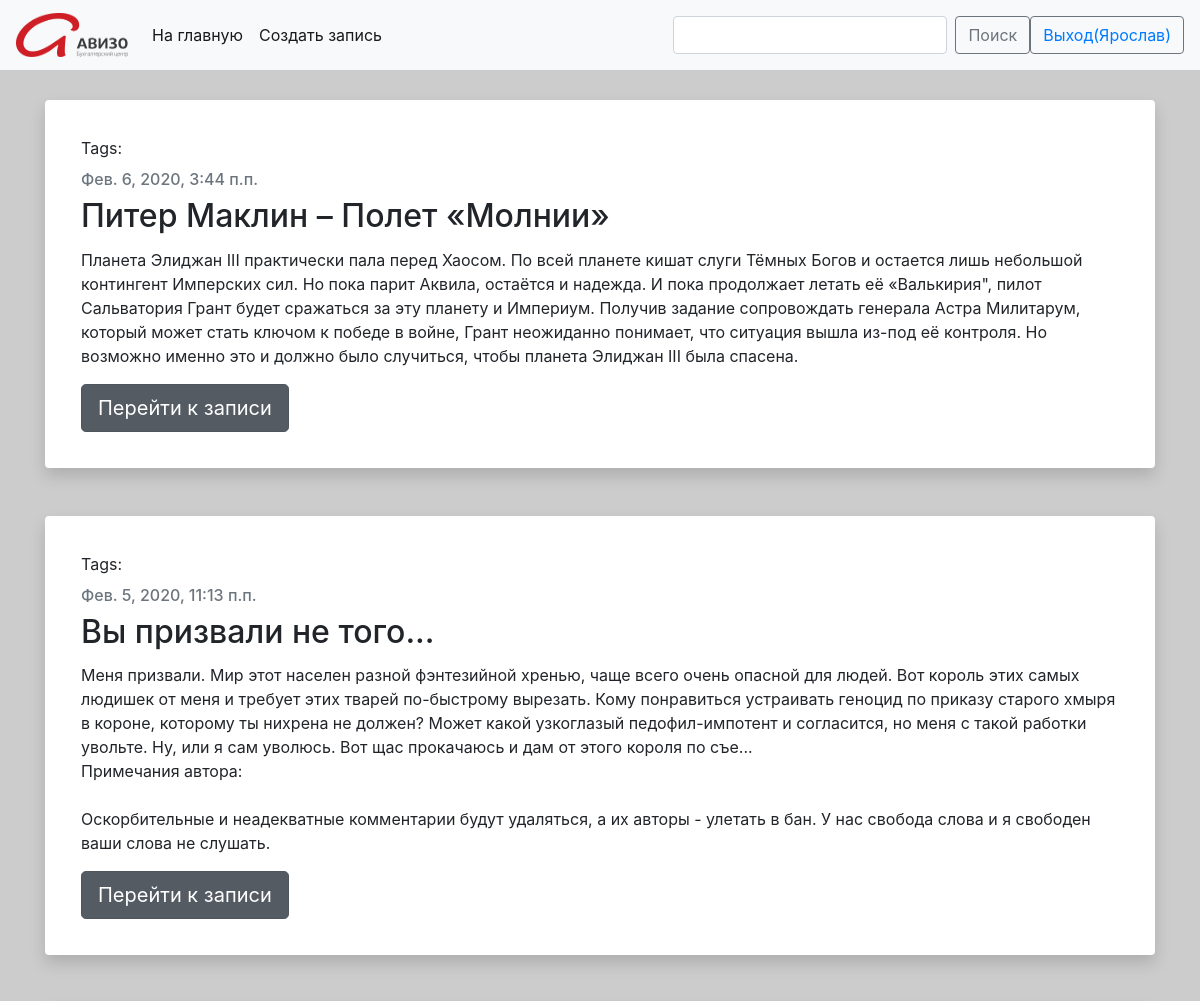
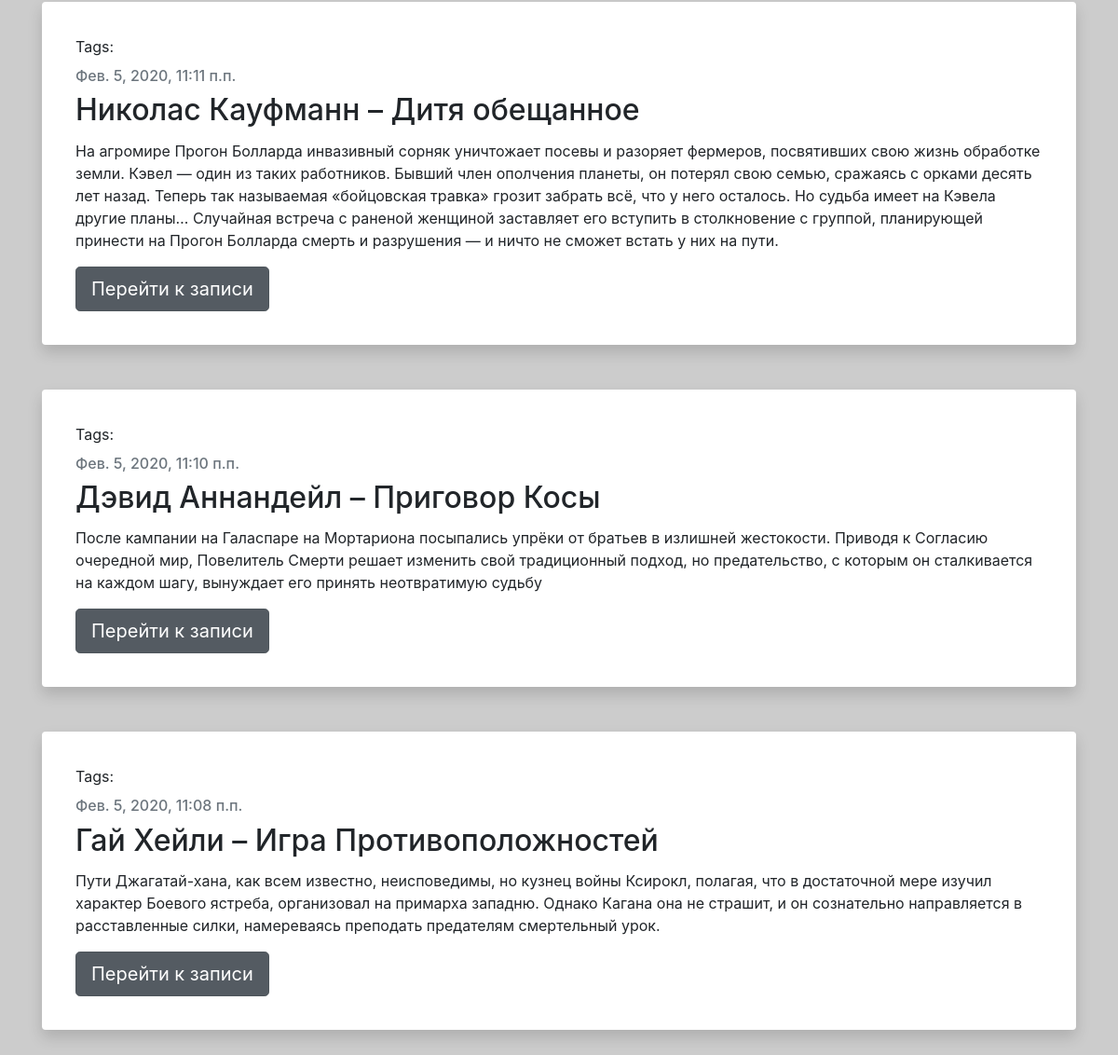
The app's page / (signed in) with its own data (2 pictures, top to bottom).
### blog/models.py (models this page shows, shortened)
class Post(models.Model):
    author = models.ForeignKey(settings.AUTH_USER_MODEL, on_delete=models.CASCADE)
    title = models.CharField(max_length=200)
    text = models.TextField()
    created_date = models.DateTimeField(default=timezone.now)
    published_date = models.DateTimeField(blank=True, null=True)
    tags = TaggableManager(through=RuTaggedItem)

### blog/views.py (the view)
# urls.py: path('', views.PostListView.as_view(), name='post_list'),
class PostListView(View):
    def get(self, request, tag_slug=None):
        post_with_tags = Post.objects.all()
        user = str(request.user)
        anon = 'AnonymousUser'
        if user is anon:
            return redirect('../login')
        if tag_slug:
            tag = get_object_or_404(Tag, slug=tag_slug)
            post_with_tags = post_with_tags.filter(tags__in=[tag])
            return render(request, 'blog/post_list.html', {'posts': post_with_tags, 'tag': tag})
        else:
            print(user)
            posts = Post.objects.filter(published_date__lte=timezone.now()).order_by('-published_date')
            return render(request, 'blog/post_list.html', {'posts': posts})

### blog/templates/blog/post_list.html (shortened to what this page needs)
<!doctype html>
<html lang="en">
    <head>
        <link rel="stylesheet" href="https://stackpath.bootstrapcdn.com/bootstrap/4.4.1/css/bootstrap.min.css">
    </head>
    <body>
        {% extends 'blog/base.html' %}
        {% block content %}
            {% include 'include/post.html' %}
        {% endblock %}

### blog/templates/blog/base.html (shortened to what this page needs)
<!doctype html>
{% load static %}
<html lang="en">
    <head>
        <link rel="stylesheet" href="https://stackpath.bootstrapcdn.com/bootstrap/4.4.1/css/bootstrap.min.css">
    </head>
    <body>
        <nav class="navbar navbar-expand-lg navbar-light bg-light">
            <a class="navbar-brand" href="{% url 'post_list' %}"><img src="{% static 'images/logo.png' %}" width="112" height="44" alt=""></a>
                <div class="collapse navbar-collapse" id="navbarSupportedContent">
                    <ul class="navbar-nav mr-auto">
                        <li class="nav-item active">
                            <a class="nav-link" href="{% url 'post_list' %}">На главную<span class="sr-only">(current)</span></a>
                        </li>
                        <li class="nav-item active">
                            <a class="nav-link" href="{% url 'post_new' %}">Создать запись</a>
                        </li>
                    </ul>
                    <form class="form-inline my-2 my-lg-0">
                        <input class="form-control mr-sm-2" type="search" placeholder="" aria-label="Search">
                        <button class="btn btn btn-outline-secondary my-2 my-sm-0" type="submit">Поиск</button>
                        <button class="btn btn btn-outline-secondary my-2 my-sm-0" type="submit">
                            {% if request.user.is_authenticated %}
                                <a href="{% url 'logout' %}">Выход({{ request.user.first_name }})</a>
                            {% else %}
                                <a href="{% url 'login' %}">Логин</a>
                            {% endif %}
                        </button>
                    </form>
                </div>
        </nav>
        <div class="content container" style="padding-top: 30px">
            {% block content %}
            {% endblock %}
        </div>
    </body>
</html>

### blog/templates/include/post.html
{% for post in posts %}
    <div class="shadow p-3 mb-5 bg-white rounded">
        <div class="card-body">
            <p class="tags">Tags: {% for tag in post.tags.all %}<a href="{% url 'post_list_by_tag' tag.slug %}">{{ tag.name }}</a>{% if not forloop.last %}, {% endif %} {% endfor %}</p>
            <h6 class="card-subtitle mb-2 text-muted">{{ post.published_date }}</h6>
            <h2 class="card-title">{{ post.title }}</h2>
            <p class="card-text">{{ post.text|linebreaksbr }}</p>
            <a class="btn btn-secondary btn-lg active" href="{% url 'post_detail' pk=post.pk %}" role="button" aria-pressed="true">Перейти к записи</a>
        </div>
    </div>
{% endfor %}

### blog/templates/blog/base.html (style rules this page uses)
body { background: #cccccc; }

### records on screen
Post: published_date "Фев. 6, 2020, 3:44 п.п.", title "Питер Маклин – Полет «Молнии»", text "Планета Элиджан III практически пала перед Хаосом. По всей планете кишат слуги Тёмных Богов и остается лишь небольшой контингент Имперских сил. Но пока парит Аквила, остаётся и надежда. И пока продолжает летать её «Валькирия\", пилот Сальватория Грант будет сражаться за эту планету и Империум. Получив задание сопровождать генерала Астра Милитарум, который может стать ключом к победе в войне, Грант неожиданно понимает, что ситуация вышла из-под её контроля. Но возможно именно это и должно было случиться, чтобы планета Элиджан III была спасена."
Post: published_date "Фев. 5, 2020, 11:13 п.п.", title "Вы призвали не того...", text "Меня призвали. Мир этот населен разной фэнтезийной хренью, чаще всего очень опасной для людей. Вот король этих самых людишек от меня и требует этих тварей по-быстрому вырезать. Кому понравиться устраивать геноцид по приказу старого хмыря в короне, которому ты нихрена не должен? Может какой узкоглазый педофил-импотент и согласится, но меня с такой работки увольте. Ну, или я сам уволюсь. Вот щас прокачаюсь и дам от этого короля по съе... Примечания автора: Оскорбительные и неадекватные комментарии будут удаляться, а их авторы - улетать в бан. У нас свобода слова и я свободен ваши слова не слушать."
Post: published_date "Фев. 5, 2020, 11:11 п.п.", title "Николас Кауфманн – Дитя обещанное", text "На агромире Прогон Болларда инвазивный сорняк уничтожает посевы и разоряет фермеров, посвятивших свою жизнь обработке земли. Кэвел — один из таких работников. Бывший член ополчения планеты, он потерял свою семью, сражаясь с орками десять лет назад. Теперь так называемая «бойцовская травка» грозит забрать всё, что у него осталось. Но судьба имеет на Кэвела другие планы… Случайная встреча с раненой женщиной заставляет его вступить в столкновение с группой, планирующей принести на Прогон Болларда смерть и разрушения — и ничто не сможет встать у них на пути."
Post: published_date "Фев. 5, 2020, 11:10 п.п.", title "Дэвид Аннандейл – Приговор Косы", text "После кампании на Галаспаре на Мортариона посыпались упрёки от братьев в излишней жестокости. Приводя к Согласию очередной мир, Повелитель Смерти решает изменить свой традиционный подход, но предательство, с которым он сталкивается на каждом шагу, вынуждает его принять неотвратимую судьбу"
Post: published_date "Фев. 5, 2020, 11:08 п.п.", title "Гай Хейли – Игра Противоположностей", text "Пути Джагатай-хана, как всем известно, неисповедимы, но кузнец войны Ксирокл, полагая, что в достаточной мере изучил характер Боевого ястреба, организовал на примарха западню. Однако Кагана она не страшит, и он сознательно направляется в расставленные силки, намереваясь преподать предателям смертельный урок."

### other values on screen
{{ request.user.first_name }} "Ярослав"
